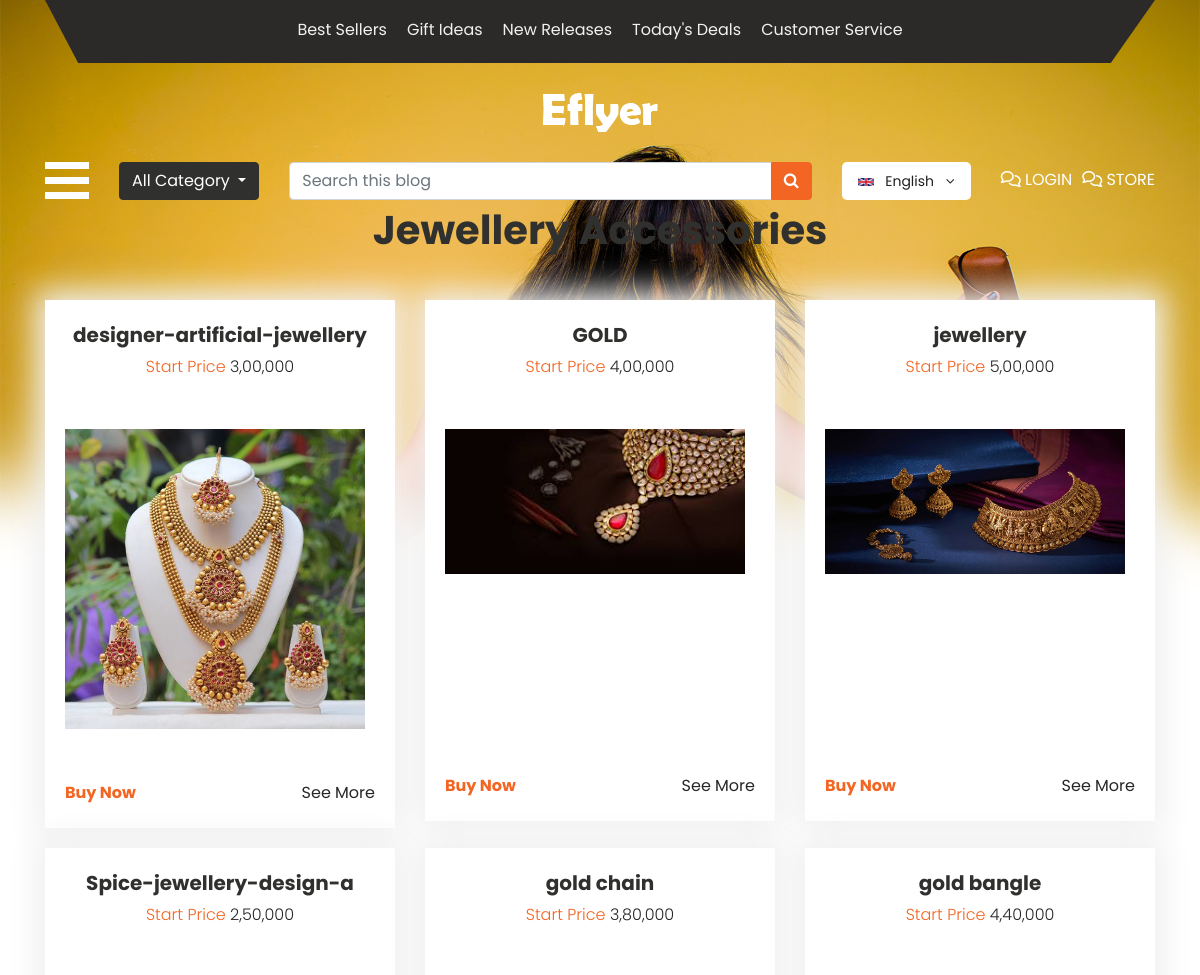
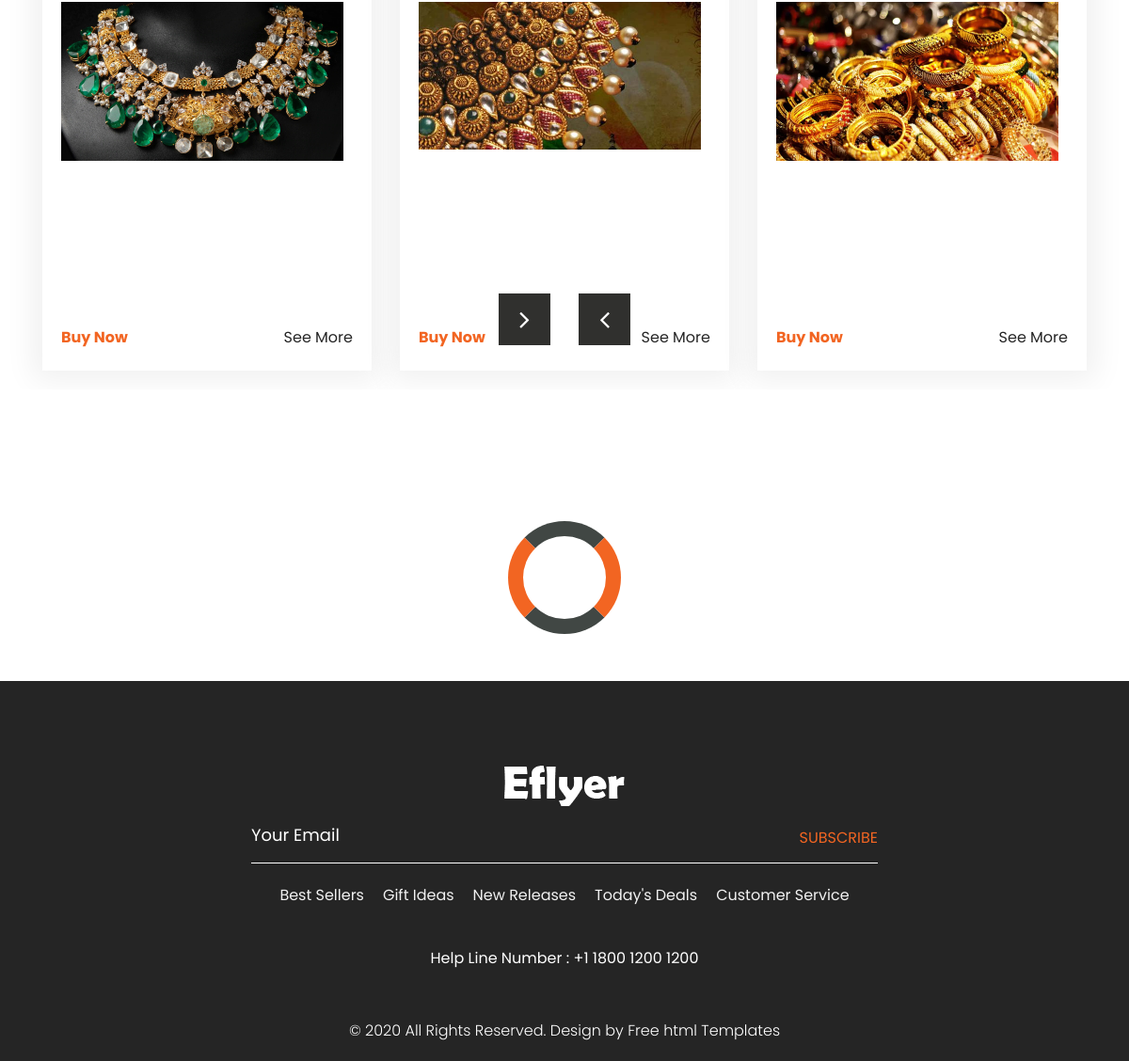
The app's page /jewellery with its own data (2 pictures, top to bottom).
### maxfashion/models.py (models this page shows, shortened)
class Jewellery(models.Model):
    jel_item=models.TextField(max_length=100)
    jel_rate=models.TextField(max_length=100)
    jel_image=models.ImageField(upload_to='images/', blank=True)

### maxfashion/views.py (the view)
# urls.py: path("jewellery",views.jewellery,name="jewellery"),
def jewellery(request):
    item=Jewellery.objects.all()
    data ={
        "item":item,
    }
    return render(request, "jewellery.html",data)

### maxfashion/templates/jewellery.html
{% extends 'theme.html' %}
{% load static %}
{% block content %}
      <div class="jewellery_section">
         <div id="jewellery_main_slider" class="carousel slide" data-ride="carousel">
            <div class="carousel-inner">
               <div class="carousel-item active">
                  <div class="container">
                     <h1 class="fashion_taital">Jewellery Accessories</h1>
                     <div class="fashion_section_2">
                        <div class="row">
                           {% for a in item %}
                           <div class="col-lg-4 col-sm-4">
                              <a href="{% url 'cart' a.id %}" class="effect-lily tm-cart-link tm-pt-60">
                              <div class="box_main">
                                 <h4 class="shirt_text">{{a.jel_item}}</h4>
                                 <p class="price_text">Start Price  <span style="color: #262626;">{{a.jel_rate}}</span></p>
                                 <div class="jewellery_img" style="width: 300px;"><img src="{{a.jel_image.url}}"></div>
                                 <div class="btn_main">
                                    <div class="buy_bt"><a href="#">Buy Now</a></div>
                                    <div class="seemore_bt"><a href="#">See More</a></div>
                                 </div>
                              </div>
                           </a>
                           </div>
                           {% endfor %}
                        </div>
                     </div>
                  </div>
               </div>
            </div>
            <a class="carousel-control-prev" href="#jewellery_main_slider" role="button" data-slide="prev">
            <i class="fa fa-angle-left"></i>
            </a>
            <a class="carousel-control-next" href="#jewellery_main_slider" role="button" data-slide="next">
            <i class="fa fa-angle-right"></i>
            </a>
            <div class="loader_main">
               <div class="loader"></div>
            </div>
         </div>
      </div>
{% endblock %}

### maxfashion/templates/theme.html (shortened to what this page needs)
{% load static %}
<!DOCTYPE html>
<html lang="en">
   <head>
      <link rel="stylesheet" type="text/css" href="{% static 'css/bootstrap.min.css' %}">
      <link rel="stylesheet" type="text/css" href="{% static 'css/style.css' %}">
      <link rel="stylesheet" href="{% static 'css/responsive.css' %}">
      <link rel="stylesheet" href="{% static 'css/jquery.mCustomScrollbar.min.css' %}">
      <link rel="stylesheet" href="{% static 'https://netdna.bootstrapcdn.com/font-awesome/4.0.3/css/font-awesome.css' %}">
      <link rel="stylesheet" type="text/css" href="https://stackpath.bootstrapcdn.com/font-awesome/4.7.0/css/font-awesome.min.css">
      <link rel="stylesheet" href="{% static 'css/owl.carousel.min.css' %}">
      <link rel="stylesheet" href="https://cdnjs.cloudflare.com/ajax/libs/fancybox/2.1.5/jquery.fancybox.min.css" media="screen">
   </head>
   <body>
    <div class="banner_bg_main">
       <div class="container">
          <div class="header_section_top">
             <div class="row">
                <div class="col-sm-12">
                   <div class="custom_menu">
                      <ul>
                         <li><a href="#">Best Sellers</a></li>
                         <li><a href="#">Gift Ideas</a></li>
                         <li><a href="#">New Releases</a></li>
                         <li><a href="#">Today's Deals</a></li>
                         <li><a href="#">Customer Service</a></li>
                      </ul>
                   </div>
                </div>
             </div>
          </div>
       </div>
       <div class="logo_section">
          <div class="container">
             <div class="row">
                <div class="col-sm-12">
                   <div class="logo"><a href="index.html"><img src="{% static 'images/logo.png' %}"></a></div>
                </div>
             </div>
          </div>
       </div>
       <div class="header_section">
          <div class="container">
             <div class="containt_main">
                <span class="toggle_icon" onclick="openNav()"><img src="{% static 'images/toggle-icon.png' %}"></span>
                <div class="dropdown">
                   <button class="btn btn-secondary dropdown-toggle" type="button" id="dropdownMenuButton" data-toggle="dropdown" aria-haspopup="true" aria-expanded="false">All Category
                   </button>
                </div>
                <div class="main">
                   <div class="input-group">
                      <input type="text" class="form-control" placeholder="Search this blog">
                      <div class="input-group-append">
                         <button class="btn btn-secondary" type="button" style="background-color: #f26522; border-color:#f26522 ">
                         <i class="fa fa-search"></i>
                         </button>
                      </div>
                   </div>
                </div>
                <div class="header_box">
                   <div class="lang_box ">
                      <a href="#" title="Language" class="nav-link" data-toggle="dropdown" aria-expanded="true">
                      <img src="{% static 'images/flag-uk.png' %}" alt="flag" class="mr-2 " title="United Kingdom"> English <i class="fa fa-angle-down ml-2" aria-hidden="true"></i>
                      </a>
                   </div>
                   <div class="login_menu">
                     <li class="tm-nav-item"><a href="accounts/login" class="tm-nav-link">
                        <i class="far fa-comments"></i>
                        Login
                    </a></li>
                    <li class="tm-nav-item"><a href="store" class="tm-nav-link">
                     <i class="far fa-comments"></i>
                     store
                 </a></li>
                   </div>
                </div>
             </div>
          </div>
       </div>
   {% block content %}
   {% endblock %}
     <div class="footer_section layout_padding">
        <div class="container">
           <div class="footer_logo"><a href="index.html"><img src="{% static 'images/footer-logo.png' %}"></a></div>
           <div class="input_bt">
              <input type="text" class="mail_bt" placeholder="Your Email" name="Your Email">
              <span class="subscribe_bt" id="basic-addon2"><a href="#">Subscribe</a></span>
           </div>
           <div class="footer_menu">
              <ul>
                 <li><a href="#">Best Sellers</a></li>
                 <li><a href="#">Gift Ideas</a></li>
                 <li><a href="#">New Releases</a></li>
                 <li><a href="#">Today's Deals</a></li>
                 <li><a href="#">Customer Service</a></li>
              </ul>
           </div>
           <div class="location_main">Help Line  Number : <a href="#">+1 1800 1200 1200</a></div>
        </div>
     </div>
      <div class="copyright_section">
        <div class="container">
           <p class="copyright_text">© 2020 All Rights Reserved. Design by <a href="https://html.design">Free html  Templates</a></p>
        </div>
     </div>
  </body>
</html>

### records on screen
Jewellery: jel_item "designer-artificial-jewellery", jel_rate "3,00,000", jel_image (picture)
Jewellery: jel_item "GOLD", jel_rate "4,00,000", jel_image (picture)
Jewellery: jel_item "jewellery", jel_rate "5,00,000", jel_image (picture)
Jewellery: jel_item "Spice-jewellery-design-a", jel_rate "2,50,000", jel_image (picture)
Jewellery: jel_item "gold chain", jel_rate "3,80,000", jel_image (picture)
Jewellery: jel_item "gold bangle", jel_rate "4,40,000", jel_image (picture)
